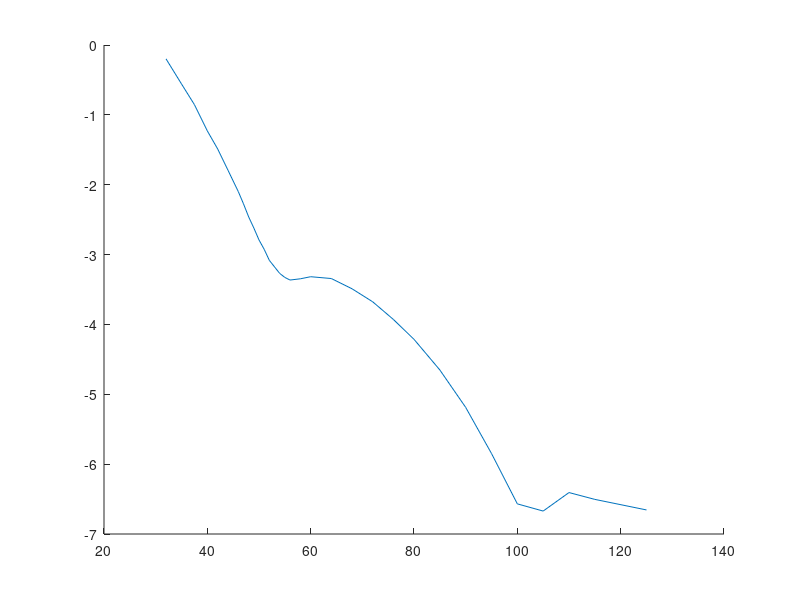

Write MATLAB code to recreate this figure.
%% Hejhej, Hanna.

theta = load("data/theta.tsv");
cross_section = load("data/cross_section.tsv");
meas_error = load("data/meas_error.tsv");

figure(1)
clf; hold on;
plot(theta,log10(cross_section))
